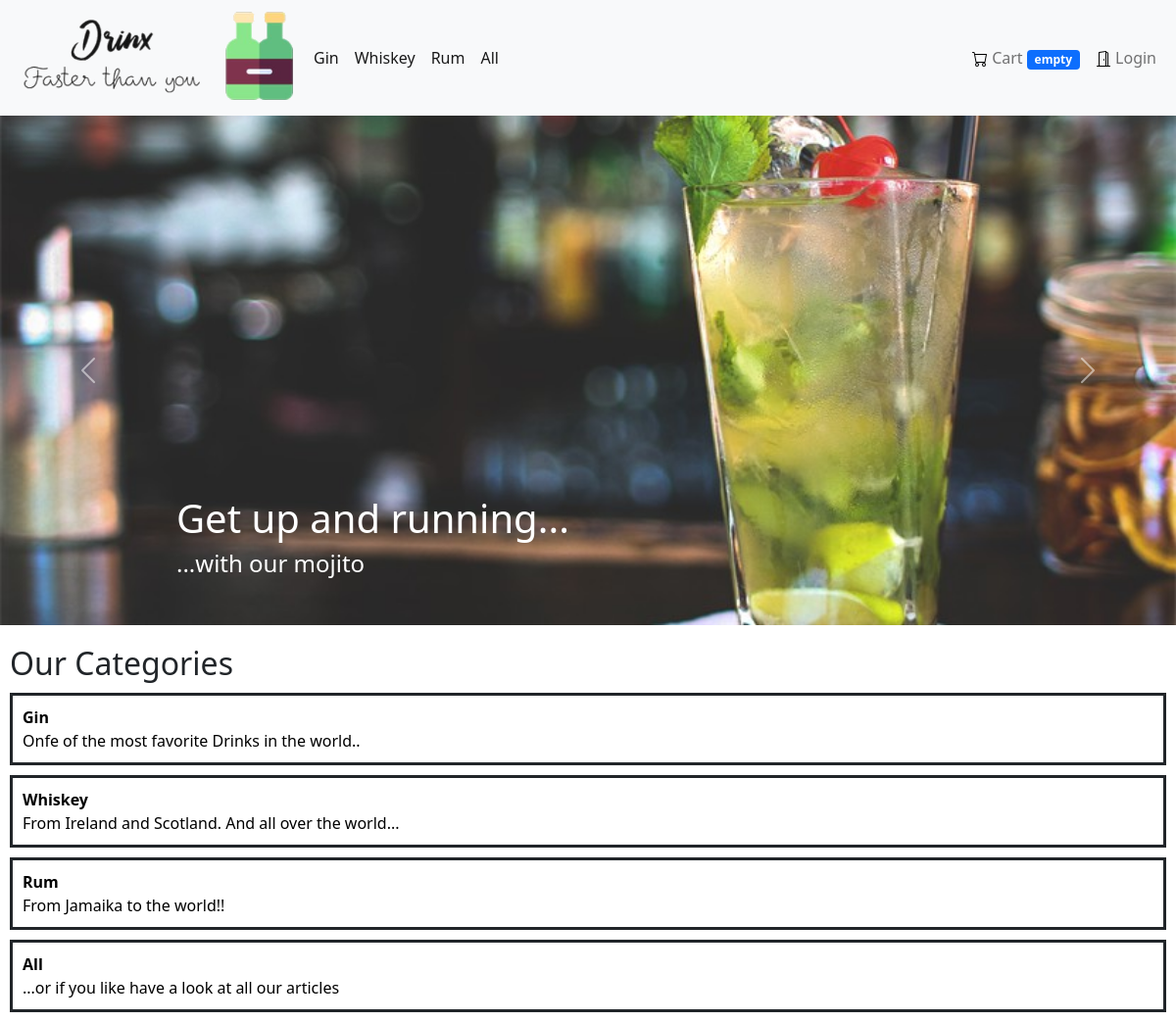
/, run on an earlier commit of the app's database.
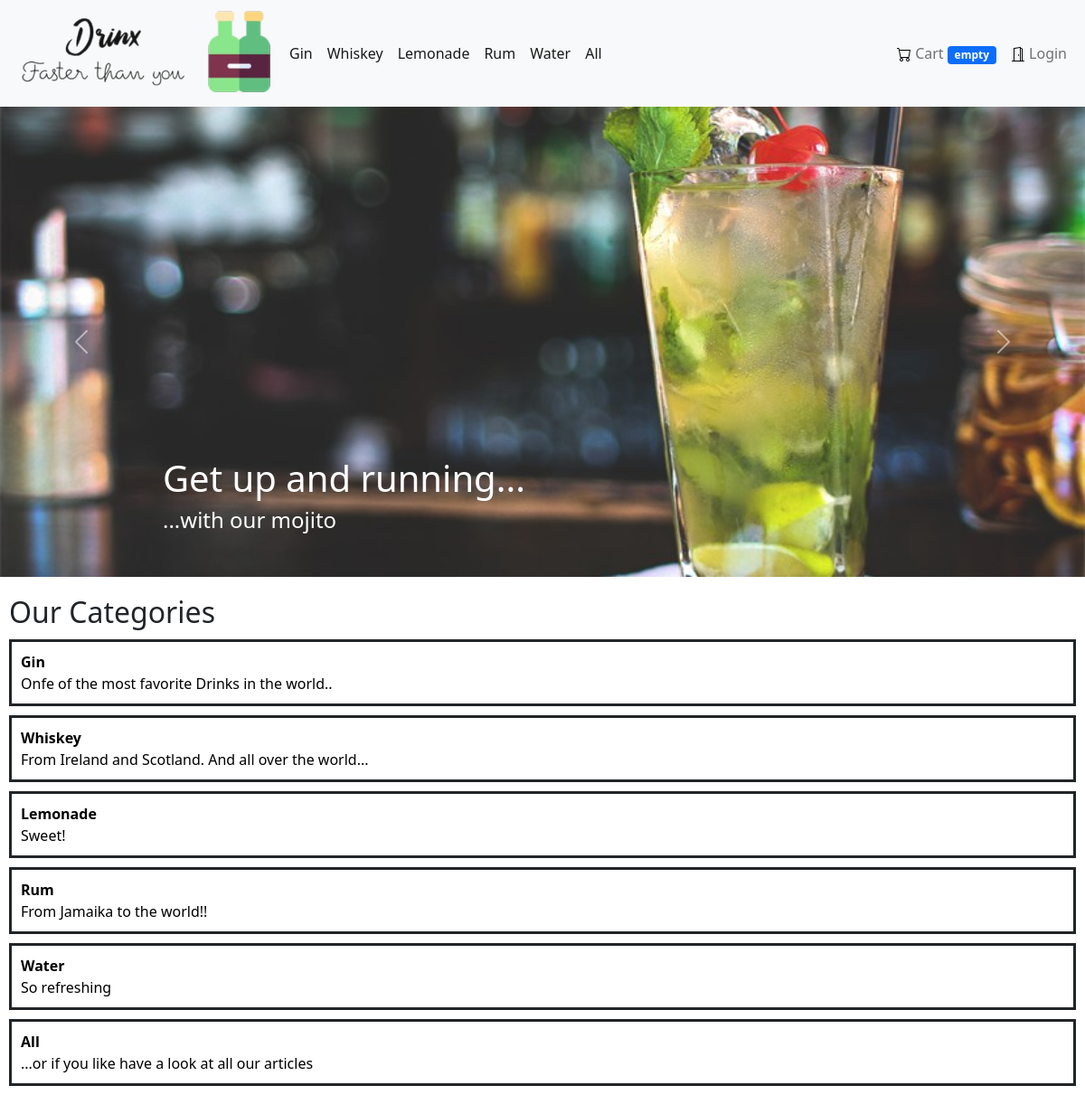
And on a later commit of the database.
### drinx/models.py (models this page shows, shortened)
class Category(models.Model):
    name = models.CharField(blank=False, max_length=20)
    description = models.TextField(blank=False)
    display_order = models.PositiveSmallIntegerField(default=False)
    is_active = models.BooleanField(default=False)

### drinx/views.py (the view)
# urls.py: path("", views.index, name="index"),
def index(request):
    categories =  Category.objects.all().filter(is_active=True).order_by('display_order')
    return render(request, "drinx/index.html", {
        "categories": categories,
        "cartQty": cartQty(request)
    })

### drinx/views.py (called while the page is built, shortened)
def cartQty(request):
    cartQty = 0
    if "cart" not in request.session:
        return "empty"

### drinx/templates/drinx/index.html (shortened to what this page needs)
{% extends "drinx/layout.html" %}
{% load static %}
{% block body %}
    <div id="carouselExampleCaptions" class="carousel slide carousel-fade" data-bs-ride="carousel">
        <div class="carousel-inner">
        <div class="carousel-item active" data-bs-interval="5000">
            <img src="{% static 'drinx/images/SliderImage1.jpg' %}" class="d-block w-100" alt="...">
            <div class="carousel-caption d-none d-md-block" style="text-align:left">
                <h1>Get up and running...</h1>
                <h4>...with our mojito</h4>
            </div>
        </div>
        </div>
        <button class="carousel-control-prev" type="button" data-bs-target="#carouselExampleCaptions" data-bs-slide="prev">
        <span class="carousel-control-prev-icon" aria-hidden="true"></span>
        </button>
        <button class="carousel-control-next" type="button" data-bs-target="#carouselExampleCaptions" data-bs-slide="next">
        <span class="carousel-control-next-icon" aria-hidden="true"></span>
        </button>
    </div>
    <h2 style="margin-top:20px; margin-left:10px;">Our Categories</h1>
    {% for category in categories %}
        <div class="category-selector">
            <a style="text-decoration: none; color: black;" href="{% url 'articles' category.id %}">
                <div>
                    <strong>{{ category.name }}</strong>
                    <br>
                    {{ category.description }}
                </div>
            </a>
        </div>
    {% endfor %}
    <div class="category-selector">
        <a style="text-decoration: none; color: black;" href="{% url 'articles' 0 %}">
            <div>
                <strong>All</strong>
                <br>
                ...or if you like have a look at all our articles
            </div>
        </a>
    </div>
{% endblock %}

### drinx/templates/drinx/layout.html (shortened to what this page needs)
{% load static %}
<!DOCTYPE html>
<html lang="en">
    <head>
        <link href="https://cdn.jsdelivr.net/npm/bootstrap@5.0.0-beta3/dist/css/bootstrap.min.css" rel="stylesheet">
        <link href="{% static 'drinx/styles.css' %}" rel="stylesheet">
    </head>
    <body>
      {% block navigation %}
        <nav class="navbar navbar sticky-top navbar-expand-lg navbar-light bg-light">
          <div class="container-fluid">
              <img onclick="gotoIndex()" src="{% static 'drinx/images/Logo.png' %}" style="height:auto;width:300px;max-width:50%;" class="d-inline-block align-text-top title-image">
              <div class="collapse navbar-collapse" id="navbarTogglerDemo02">
                <ul class="navbar-nav me-auto mb-2 mb-lg-0">
                  {% for category in categories %}
                    <li class="nav-item">
                      <a class="nav-link active" aria-current="page" href="{% url 'articles' category.id %}">{{ category.name }}</a>
                    </li>
                  {% endfor %}
                  <li class="nav-item">
                    <a class="nav-link active" aria-current="page" href="{% url 'articles' 0 %}">All</a>
                  </li>
                </ul>
                <ul class="navbar-nav  mb-2 mb-lg-0">
                  <li class="nav-item d-flex">
                    <a class="nav-link" aria-current="page" href="{% url 'cart' %}">
                      <img src="{% static 'drinx/images/cart.svg' %}">
                      Cart
                      <span class="badge bg-primary" id="cartCounter">{{ cartQty }}</span>
                    </a>
                  </li>
                  <li class="nav-item d-flex">
                    {% if user.is_authenticated %}
                      <a class="nav-link" aria-current="page" href="{% url 'logout' %}">
                        <img src="{% static 'drinx/images/door-open.svg' %}">
                        Logout
                      </a>
                    {% else %}
                        <a class="nav-link" aria-current="page" href="{% url 'login' %}">
                          <img src="{% static 'drinx/images/door-open.svg' %}">
                          Login
                        </a>
                    {% endif %}
                  </li>
                </ul>
              </div>
          </div>
        </nav>
      {% endblock %}
      {% block body %}
      {% endblock %}
    </body>
</html>

What changed in the data, as far as the page shows it:
added Category: name "Lemonade", description "Sweet!"
added Category: name "Water", description "So refreshing"
